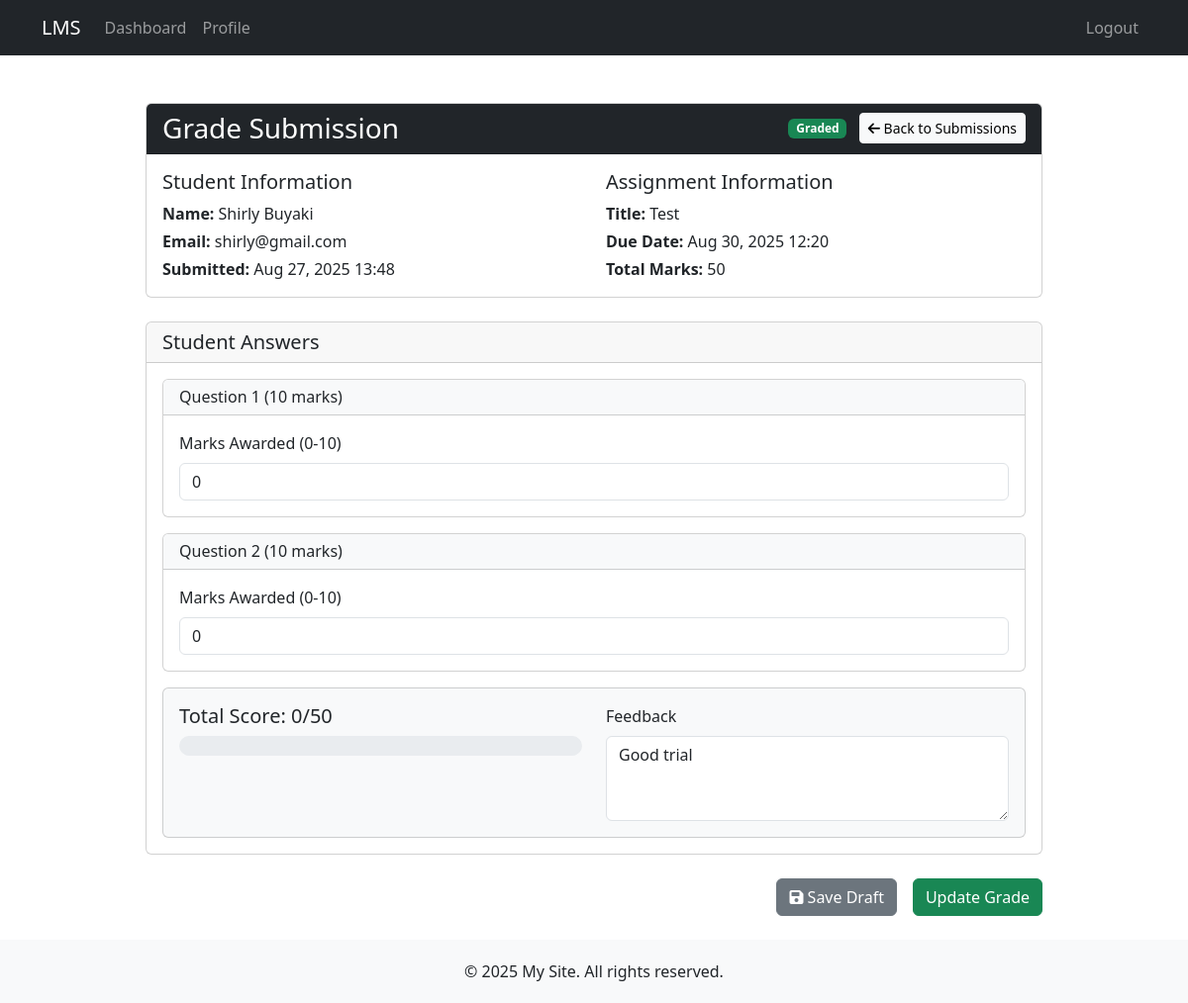
The page /assignments/2/grade/4/ (signed in) on the database its author committed.
### assignments/models.py (models this page shows, shortened)
class StudentAssignment(models.Model):
    student = models.ForeignKey(User, on_delete=models.CASCADE, related_name='submitted_assignments')
    assignment = models.ForeignKey(Assignment, on_delete=models.CASCADE, related_name='submissions')
    submitted_at = models.DateTimeField(auto_now_add=True)
    total_marks_obtained = models.PositiveIntegerField(default=0)
    is_graded = models.BooleanField(default=False)
    feedback = models.TextField(blank=True)
    class Meta:
        unique_together = ['student', 'assignment']

class Assignment(models.Model):
    ASSIGNMENT_TYPES = (
        ('multiple_choice', 'Multiple Choice'),
        ('text_input', 'Text Input'),
        ('file_upload', 'File Upload'),
    )
    title = models.CharField(max_length=200)
    description = models.TextField()
    assignment_type = models.CharField(max_length=20, choices=ASSIGNMENT_TYPES)
    created_by = models.ForeignKey(User, on_delete=models.CASCADE, related_name='created_assignments')
    created_at = models.DateTimeField(auto_now_add=True)
    due_date = models.DateTimeField()
    total_marks = models.PositiveIntegerField(default=100)
    is_published = models.BooleanField(default=False)
    class Meta:
        ordering = ['-created_at']

class StudentAnswer(models.Model):
    student = models.ForeignKey(User, on_delete=models.CASCADE, related_name='answers')
    assignment = models.ForeignKey(Assignment, on_delete=models.CASCADE, related_name='student_answers')
    question = models.ForeignKey(Question, on_delete=models.CASCADE, related_name='student_answers')
    answer_text = models.TextField(blank=True)
    selected_choice = models.ForeignKey(Choice, on_delete=models.CASCADE, null=True, blank=True)
    submitted_at = models.DateTimeField(auto_now_add=True)
    is_submitted = models.BooleanField(default=False)
    class Meta:
        unique_together = ['student', 'question']

class Question(models.Model):
    assignment = models.ForeignKey(Assignment, on_delete=models.CASCADE, related_name='questions')
    question_text = models.TextField()
    marks = models.PositiveIntegerField(default=10)
    order = models.PositiveIntegerField(default=0)
    class Meta:
        ordering = ['order']

### assignments/views.py (the view, shortened to what this page needs)
# urls.py: path('<int:pk>/grade/<int:student_id>/', views.grade_submission, name='grade_submission'),
@login_required
def grade_submission(request, pk, student_id):
    if not is_trainer(request.user):
        messages.error(request, "Only trainers can grade submissions.")
        return redirect('assignments')
    assignment = get_object_or_404(Assignment, pk=pk, created_by=request.user)
    submission = get_object_or_404(StudentAssignment, assignment=assignment, student_id=student_id)
    answers = StudentAnswer.objects.filter(assignment=assignment, student_id=student_id)
    context = {
        'assignment': assignment,
        'submission': submission,
        'answers': answers,
    }
    return render(request, 'assignments/grade_submission.html', context)

### assignments/views.py (called while the page is built)
def is_trainer(user):
    return hasattr(user, 'userprofile') and user.userprofile.user_type == 'trainer'

### templates/assignments/grade_submission.html (shortened to what this page needs)
{% extends 'base.html' %}
{% block content %}
<div class="container mt-4">
    <div class="row">
        <div class="col-md-10 mx-auto">
            <div class="card mb-4">
                <div class="card-header bg-dark text-white">
                    <div class="d-flex justify-content-between align-items-center">
                        <h3 class="mb-0">Grade Submission</h3>
                        <div>
                            <span class="badge bg-{% if submission.is_graded %}success{% else %}warning{% endif %} me-2">
                                {% if submission.is_graded %}Graded{% else %}Pending{% endif %}
                            </span>
                            <a href="{% url 'view_submissions' assignment.pk %}" class="btn btn-sm btn-light">
                                <i class="fas fa-arrow-left"></i> Back to Submissions
                            </a>
                        </div>
                    </div>
                </div>
                <div class="card-body">
                    <div class="row">
                        <div class="col-md-6">
                            <h5>Student Information</h5>
                            <p class="mb-1"><strong>Name:</strong> {{ submission.student.get_full_name|default:submission.student.username }}</p>
                            <p class="mb-1"><strong>Email:</strong> {{ submission.student.email }}</p>
                            <p class="mb-0"><strong>Submitted:</strong> {{ submission.submitted_at|date:"M d, Y H:i" }}</p>
                        </div>
                        <div class="col-md-6">
                            <h5>Assignment Information</h5>
                            <p class="mb-1"><strong>Title:</strong> {{ assignment.title }}</p>
                            <p class="mb-1"><strong>Due Date:</strong> {{ assignment.due_date|date:"M d, Y H:i" }}</p>
                            <p class="mb-0"><strong>Total Marks:</strong> {{ assignment.total_marks }}</p>
                        </div>
                    </div>
                </div>
            </div>
            <form method="post">
                <div class="card mb-4">
                    <div class="card-header">
                        <h5 class="mb-0">Student Answers</h5>
                    </div>
                    <div class="card-body">
                       {% for answer in answers %}
                    <div class="card mb-3">
                        <div class="card-header bg-light">
                            <h6 class="mb-0">Question {{ forloop.counter }} ({{ answer.question.marks }} marks)</h6>
                        </div>
                        <div class="card-body">
                            {% if assignment.assignment_type == 'text_input' %}
                            <div class="form-group">
                                <label class="form-label">Marks Awarded (0-{{ answer.question.marks }})</label>
                                <input type="number" class="form-control" name="marks_{{ answer.question.id }}"
                                    min="0" max="{{ answer.question.marks }}"
                                    value="{% if answer.marks_awarded is not None %}{{ answer.marks_awarded }}{% else %}0{% endif %}"
                                    required>
                            </div>
                            {% endif %}
                        </div>
                    </div>
            {% endfor %}
                        <div class="card bg-light">
                            <div class="card-body">
                                <div class="row">
                                    <div class="col-md-6">
                                        <h5>Total Score: {{ submission.total_marks_obtained }}/{{ assignment.total_marks }}</h5>
                                        {% widthratio submission.total_marks_obtained assignment.total_marks 100 as percentage %}
                                        <div class="progress mb-2" style="height: 20px;">
                                        </div>
                                    </div>
                                    <div class="col-md-6">
                                        <div class="form-group">
                                            <label for="feedback" class="form-label">Feedback</label>
                                            <textarea class="form-control" id="feedback" name="feedback"
                                                      rows="3" placeholder="Provide feedback for the student...">{{ submission.feedback }}</textarea>
                                        </div>
                                    </div>
                                </div>
                            </div>
                        </div>
                    </div>
                </div>
                <div class="d-grid gap-2 d-md-flex justify-content-md-end">
                    <button type="submit" name="action" value="save_draft" class="btn btn-secondary me-md-2">
                        <i class="fas fa-save"></i> Save Draft
                    </button>
                    <button type="submit" name="action" value="submit_grade" class="btn btn-success">
                    </button>
                </div>
            </form>
        </div>
    </div>
</div>
{% endblock %}

### templates/base.html (style rules this page uses)
body { display: flex; flex-direction: column; min-height: 100vh; }

### templates/assignments/grade_submission.html (style rules this page uses)
.progress { border-radius: 10px; }
.bg-light { background-color: #f8f9fa !important; }
textarea { resize: vertical; min-height: 100px; }

### rows shown on the page
StudentAssignment: student.get_full_name "Shirly Buyaki", student.email "shirly@gmail.com", submitted_at "Aug 27, 2025 13:48", total_marks_obtained "0", feedback "Good trial"
Assignment: title "Test", due_date "Aug 30, 2025 12:20", total_marks "50"
StudentAnswer: question.marks "10"
StudentAnswer: question.marks "10"
